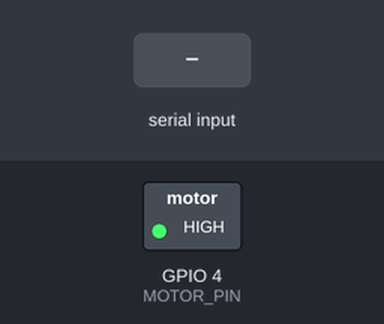
Bench run of a sketch on a simulated ESP32. Shown: switched loads named in the sketch (green lamp = pin HIGH). The test bench sets the inputs (shaded band).

Above: at 1.2 s.
1.3 s: "D90\n" received over Serial
At 1.6 s:
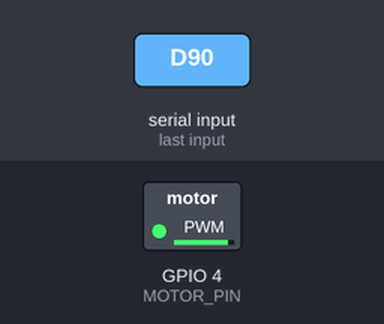
2.8 s: "D,45\n" received over Serial
At 3.9 s:
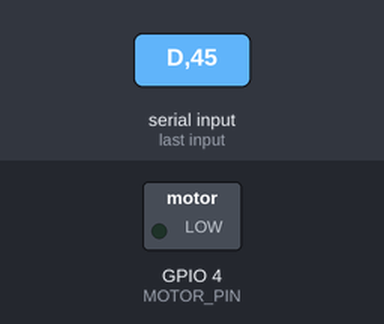
7.3 s: "d90\n" received over Serial
At 8.5 s:
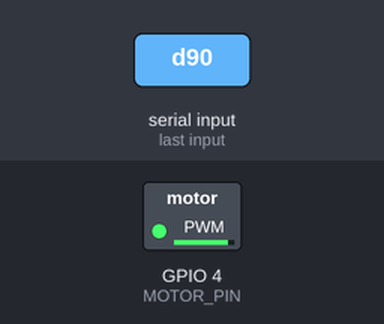
8.8 s: "d,45\n" received over Serial
At 9.7 s:
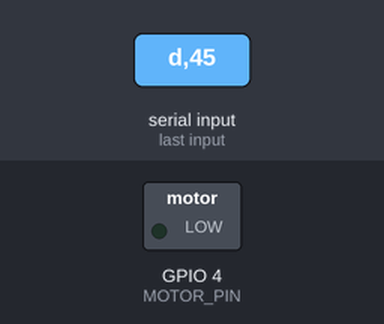
Timing chart, 0 to 11.3 s (numbered marks = the images above; inputs shaded):
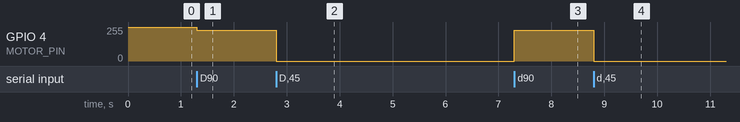

The sketch:

lidar_uart_bridge.ino
```cpp
#include <HardwareSerial.h>

HardwareSerial PC(0);
const int PC_RX = 44;
const int PC_TX = 43;

HardwareSerial LidarSerial(1);
const int RX_PIN    = 16;
const int MOTOR_PIN = 4;

const uint32_t LIDAR_BAUD  = 115200;
const uint32_t PC_BAUD     = 921600;
const int      PWM_FREQ_HZ = 10000;
const int      PWM_BITS    = 10;
const int      PWM_CHANNEL = 0;

int motorDutyPct = 100;

static uint8_t block[1024];
static char    cmd[16];
static uint8_t cmdLen = 0;

void applyDuty(int pct) {
  if (pct < 0)   pct = 0;
  if (pct > 100) pct = 100;
  motorDutyPct = pct;
  uint32_t val = (uint32_t)((1 << PWM_BITS) - 1) * pct / 100;
#if ESP_ARDUINO_VERSION_MAJOR >= 3
  ledcWrite(MOTOR_PIN, val);
#else
  ledcWrite(PWM_CHANNEL, val);
#endif
}

void setup() {
  PC.begin(PC_BAUD, SERIAL_8N1, PC_RX, PC_TX);

#if ESP_ARDUINO_VERSION_MAJOR >= 3
  ledcAttach(MOTOR_PIN, PWM_FREQ_HZ, PWM_BITS);
#else
  ledcSetup(PWM_CHANNEL, PWM_FREQ_HZ, PWM_BITS);
  ledcAttachPin(MOTOR_PIN, PWM_CHANNEL);
#endif
  applyDuty(motorDutyPct);

  LidarSerial.setRxBufferSize(8192);
  LidarSerial.begin(LIDAR_BAUD, SERIAL_8N1, RX_PIN, -1);
}

void loop() {
  int n = LidarSerial.available();
  if (n > 0) {
    if (n > (int)sizeof(block)) n = sizeof(block);
    int got = LidarSerial.readBytes(block, n);
    if (got > 0) PC.write(block, got);
  }

  while (PC.available()) {
    char c = PC.read();
    if (c == '\n' || c == '\r') {
      if (cmdLen > 1 && (cmd[0] == 'D' || cmd[0] == 'd')) {
        cmd[cmdLen] = 0;
        applyDuty(atoi(cmd + 1));
      }
      cmdLen = 0;
    } else if (cmdLen < sizeof(cmd) - 1) {
      cmd[cmdLen++] = c;
    }
  }
}
```

Measured:
- after the input at 1.3 s, GPIO 4 (MOTOR_PIN): 255/255 → 229/255 at once
- after the input at 2.8 s, GPIO 4 (MOTOR_PIN): 229/255 → 0/255 at once
- after the input at 7.3 s, GPIO 4 (MOTOR_PIN): 0/255 → 229/255 at once
- after the input at 8.8 s, GPIO 4 (MOTOR_PIN): 229/255 → 0/255 at once
